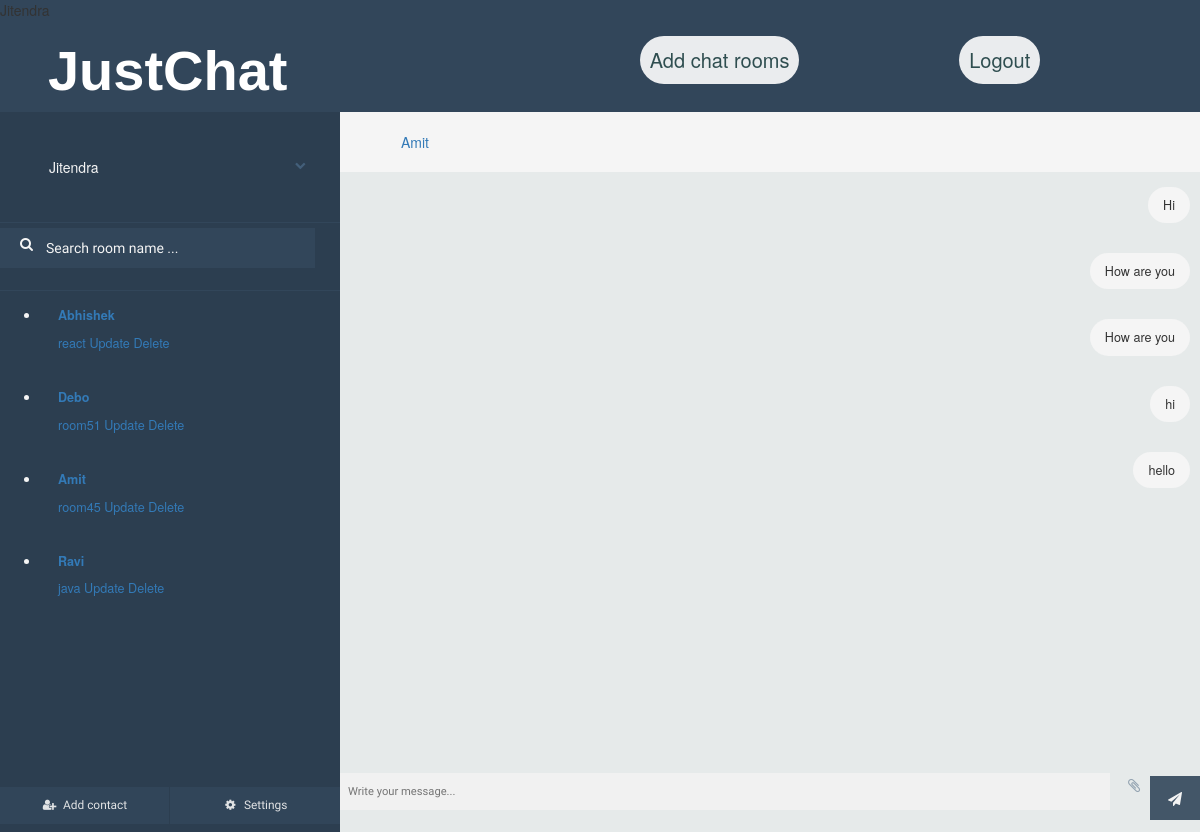
Page /chat/Jitendra/rooms/room45/ (signed in) on the earlier database version.
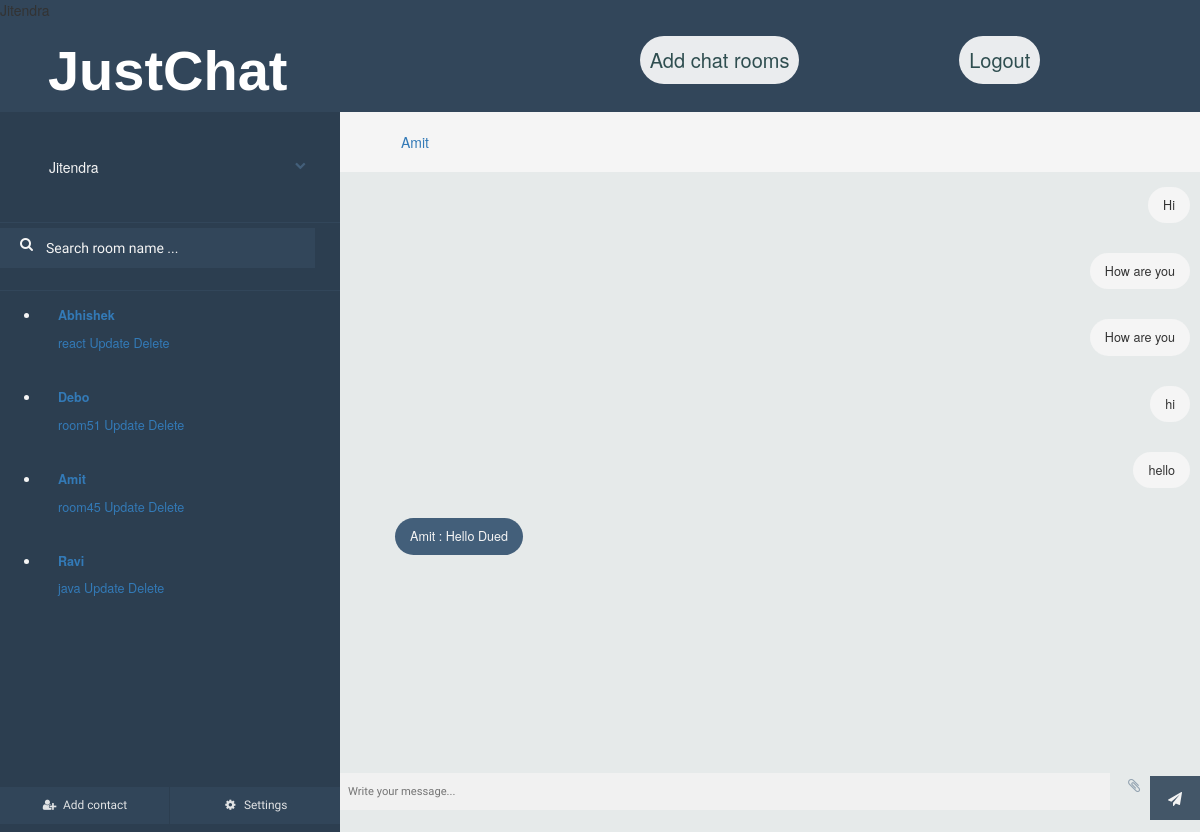
Same page on the later database version.
### chat/models.py (models this page shows, shortened)
class Room(models.Model):
    user = models.ForeignKey(
            User, on_delete=models.CASCADE
        )
    room_name = models.CharField(max_length=50)
    participants = models.ManyToManyField(User, related_name='friends', blank=True)

class Message(models.Model):
    author = models.ForeignKey(User, on_delete=models.CASCADE)
    content = models.TextField()
    timestamp = models.DateTimeField(auto_now_add=True)
    room = models.ForeignKey(Room, on_delete=models.CASCADE)

### chat/views.py (the view)
# urls.py: path('chat/<str:username>/rooms/<str:room_name>/', views.chat_rooms, name='chat_rooms'),
@login_required(login_url='/login')
def chat_rooms(request, username, room_name):
    username = request.user
    current_user = User.objects.get(username=username)
    user_rooms = Room.objects.filter(participants__username=current_user)
    room_deatails = filter_rooms_and_friends(user_rooms, current_user)
    room = Room.objects.get(room_name=room_name)
    participants = room.participants.all()
    participants_name = filter_participants(current_user, participants)
    is_participant_user = User.objects.get(username=current_user)
    if is_participant_user in participants:
        print("The current user is allowed to send message")
        messages = Message.objects.filter(room=room).order_by('-timestamp').all()
        if request.method == 'POST':
            msg = request.POST['chat-msg-input']
            data = Message(author=current_user, content=msg, room=room)
            data.save()
            return redirect('chat:chat_rooms', username, room.room_name)
        return render(request, 'chat/room.html', {
            'room_name': room_name,
            'username': current_user,
            'messages': reversed(messages),
            'rooms_details': room_deatails,
            'participants': participants_name,
            'group_name': ''
        })
    else:
        print("The current use user is not allowed to send message.")
        return HttpResponse("<h1>You are an unauthorized user for this room.</h1>")

### chat/views.py (called while the page is built)
def filter_rooms_and_friends(user_rooms, current_user):
    all_rooms = []
    participants = []
    for room in user_rooms:
        all_rooms.append(room.room_name)
        participants.append(room.participants.all())
    friends = []
    for users in participants:
        if len(users) == 2:
            for user in users:
                if user.username != current_user.username:
                    friends.append(user.username)
        else:
            temp = ''
            for user in users:
                temp += ' ' + user.username
            friends.append(temp)
    print(len(all_rooms), len(friends))
    return zip(all_rooms, friends)

def filter_participants(current_user, participants):
    friend_name = ''
    group_name = ""
    if len(participants) == 2:
        for participant in participants:
            if participant != current_user:
                friend_name = participant.username
        return friend_name
    else:
        for participant in participants:
            group_name += ' ' + participant.username
        return group_name

### chat/templates/chat/room.html (shortened to what this page needs)
{% load static %}
<!DOCTYPE html><html class=''>
<head>
<link href="//maxcdn.bootstrapcdn.com/bootstrap/4.0.0/css/bootstrap.min.css" rel="stylesheet" id="bootstrap-css">
<link href="//netdna.bootstrapcdn.com/bootstrap/3.0.0/css/bootstrap.min.css" rel="stylesheet" id="bootstrap-css">
<link rel='stylesheet prefetch' href='https://cdnjs.cloudflare.com/ajax/libs/meyer-reset/2.0/reset.min.css'><link rel='stylesheet prefetch' href='https://cdnjs.cloudflare.com/ajax/libs/font-awesome/4.6.2/css/font-awesome.min.css'>
<link rel="stylesheet" href="{% static 'css/user.css' %}">
<link rel="stylesheet" href="{% static 'css/room.css' %}">
</head>
<body>
  <header>
    <div id="header-child1">
        <form action="" method="GET">
            <a href="{% url 'chat:get_rooms' username %}"><h1 id="logo">JustChat</h1></a>
        </form>
    </div>
    <div id="header-child2">
        <div>
            <form action="{% url 'chat:user_details' username %}" method="GET">
                <button class="btn">Add chat rooms</button>
            </form>
        </div>
        <div>
            <form action="/logout" method="GET">
                <button class="btn">Logout</button>
            </form>
        </div>
    </div>
  </header>
<div id="frame">
	<div id="sidepanel">
		<div id="profile">
			<div class="wrap">
				<p>{{username}}</p>
				<i class="fa fa-chevron-down expand-button" aria-hidden="true"></i>
			</div>
		</div>
		<div id="search">
      <form action="{% url 'chat:get_rooms' username %}" method="POST">
        <label for=""><i class="fa fa-search" aria-hidden="true"></i></label>
        <input type="text" name="room_name" placeholder="Search room name ..." />
      </form>
		</div>
		<div id="contacts">
			<ul>
        {% for room_name, friend in rooms_details %}
          <li class="contact">
            <div class="wrap">
              <div class="meta">
                <p class="name"><a href="{% url 'chat:chat_rooms' username room_name %}">{{friend}}</a></p>
                <a href="">{{room_name}}</a>
                <a href="{% url 'chat:update_room' username room_name %}">Update</a>
                <a href="{% url 'chat:delete_room' username room_name %}">Delete</a>
                <p class="preview"></p>
              </div>
            </div>
          </li>
        {% endfor %}
			</ul>
		</div>
		<div id="bottom-bar">
			<button id="addcontact"><i class="fa fa-user-plus fa-fw" aria-hidden="true"></i> <span>Add contact</span></button>
			<button id="settings"><i class="fa fa-cog fa-fw" aria-hidden="true"></i> <span>Settings</span></button>
		</div>
	</div>
	<div class="content">
		<div class="contact-profile">
      </b><a href="">{{participants}}</a>
    </div>
		<div class="messages" id="message-box">
			<ul>
        {% for message in messages %}
          {% if message.author != username %}
            <li class="sent">
                <p>{{message.author}} : {{message.content}}</p>
            </li>
          {% else %}
            <li class="replies">
              <p>{{message.content}}</p>
            </li>
          {% endif %}
        {% endfor %}
			</ul>
    </div>
		<div class="message-input">
			<div class="wrap">
        <form action="{% url 'chat:chat_rooms' username room_name %}" method="POST">
          <input type="text" name="chat-msg-input" placeholder="Write your message..." />
          <i class="fa fa-paperclip attachment" aria-hidden="true"></i>
          <button class="submit"><i class="fa fa-paper-plane" aria-hidden="true"></i></button>
        </form>
			</div>
		</div>
	</div>
</div>
  </body>
</html>

### chat/static/css/user.css (style rules this page uses)
body { margin: 0ex; padding: 0ex; }
a { text-decoration: none; }
header { height: 10%; background-color: rgb(81, 81, 223); display: flex; justify-content: space-between; align-items: center ; }
#header-child2 { width: 60%; display: flex; justify-content: space-evenly; }
#logo { padding-left: 20%; font-size: 400%; font-weight: bold; font: bolder; color: white; font-family: Helvetica; }
.btn { background-color: white; border: none; color: darkslategrey; padding: 10px; text-align: center; text-decoration: none; display: inline-block; font-size: 20px; cursor: pointer; border-radius: 7.447vw; }
* { box-sizing: border-box }
input[type=text], input[type=password] { width: 100%; padding: 15px; margin: 5px 0 22px 0; display: inline-block; border: none; background: #f1f1f1; }
button { background-color: #4CAF50; color: white; padding: 14px 20px; margin: 8px 0; border: none; cursor: pointer; width: 100%; opacity: 0.9; }

### chat/templates/chat/room.html (style rules this page uses)
header { height: 15%; background-color: #32465a; }

Differences in the rows shown:
added Message: author "Amit", content "Hello Dued"
